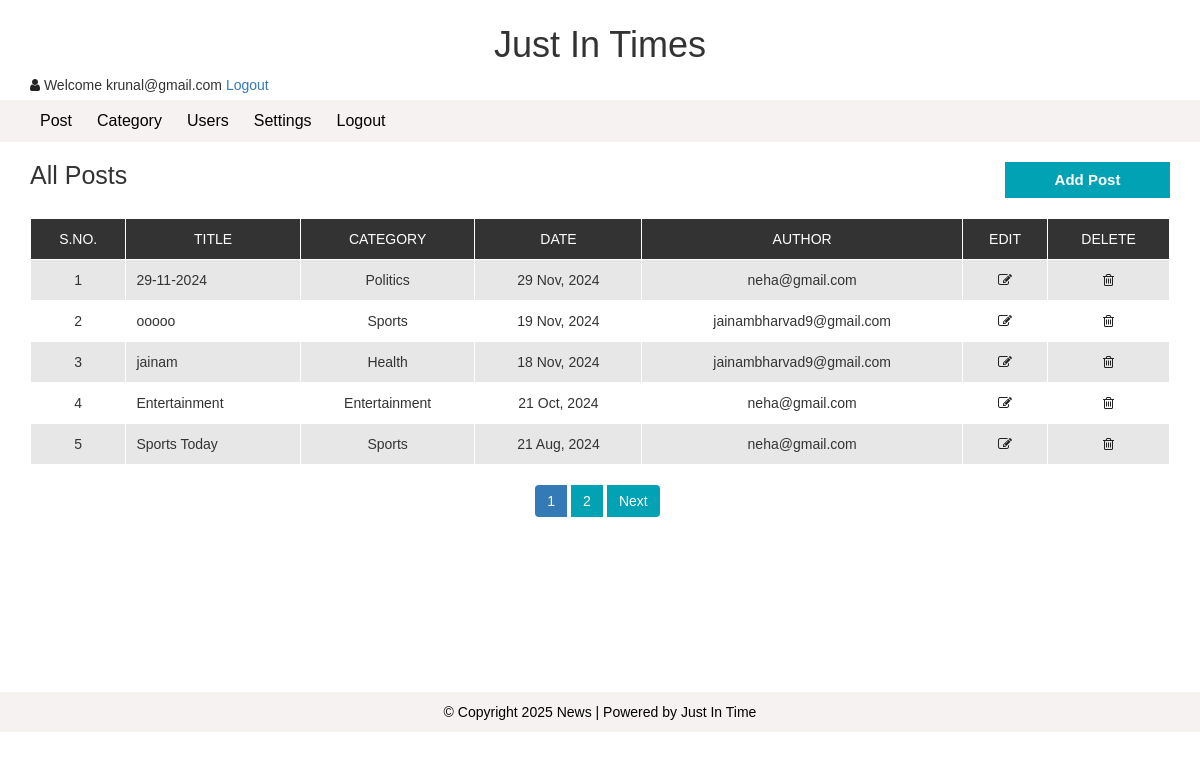
Screenshot of /admin/post.php (signed in) with the database file from the repository.
### tables this page shows
CREATE TABLE `post` (
  `post_id` int(11) NOT NULL,
  `title` varchar(100) NOT NULL,
  `description` text NOT NULL,
  `category` varchar(100) NOT NULL,
  `post_date` varchar(50) NOT NULL,
  `author` int(11) NOT NULL,
  `post_img` varchar(100) NOT NULL
);

CREATE TABLE `category` (
  `category_id` int(11) NOT NULL,
  `category_name` varchar(100) NOT NULL,
  `post` int(11) NOT NULL DEFAULT 0
);

CREATE TABLE `user` (
  `user_id` int(10) UNSIGNED NOT NULL,
  `first_name` varchar(30) NOT NULL,
  `last_name` varchar(30) NOT NULL,
  `username` varchar(30) DEFAULT NULL,
  `password` varchar(40) DEFAULT NULL,
  `role` int(11) NOT NULL,
  `resettoken` varchar(255) NOT NULL,
  `resettokenexpired` date DEFAULT NULL
);

### admin/post.php (the view, shortened to what this page needs)
<?php include "header.php"; ?>
  <div id="admin-content">
      <div class="container">
          <div class="row">
              <div class="col-md-10">
                  <h1 class="admin-heading">All Posts</h1>
              </div>
              <div class="col-md-2">
                  <a class="add-new" href="add-post.php">add post</a>
              </div>
              <div class="col-md-12">
                <?php
                  include "config.php";
                  $limit = 5;
                  if(isset($_GET['page'])){
                    $page = $_GET['page'];
                  }else{
                    $page = 1;
                  }
                  $offset = ($page - 1) * $limit;
                  if($_SESSION["user_role"] == '1'){
                    $sql = "SELECT post.post_id, post.title, post.description,post.post_date,
                    category.category_name,user.username,post.category FROM post
                    LEFT JOIN category ON post.category = category.category_id
                    LEFT JOIN user ON post.author = user.user_id
                    ORDER BY post.post_id DESC LIMIT {$offset},{$limit}";
                  }else if($_SESSION["user_role"] == '0'){
                    $sql = "SELECT post.post_id, post.title, post.description,post.post_date,
                    category.category_name,user.username,post.category FROM post
                    LEFT JOIN category ON post.category = category.category_id
                    LEFT JOIN user ON post.author = user.user_id
                    WHERE post.author = {$_SESSION['user_id']}
                    ORDER BY post.post_id DESC LIMIT {$offset},{$limit}";
                  }
                  $result = mysqli_query($conn, $sql) or die("Query Failed.");
                  if(mysqli_num_rows($result) > 0){
                ?>
                  <table class="content-table">
                      <thead>
                          <th>S.No.</th>
                          <th>Title</th>
                          <th>Category</th>
                          <th>Date</th>
                          <th>Author</th>
                          <th>Edit</th>
                          <th>Delete</th>
                      </thead>
                      <tbody>
                        <?php
                        $serial = $offset + 1;
                        while($row = mysqli_fetch_assoc($result)) {?>
                          <tr>
                              <td class='id'><?php echo $serial; ?></td>
                              <td><?php echo $row['title']; ?></td>
                              <td><?php echo $row['category_name']; ?></td>
                              <td><?php echo $row['post_date']; ?></td>
                              <td><?php echo $row['username']; ?></td>
                              <td class='edit'><a href='update-post.php?id=<?php echo $row['post_id']; ?>'><i class='fa fa-edit'></i></a></td>
                              <td class='delete'><a href='delete-post.php?id=<?php echo $row['post_id']; ?>&catid=<?php echo $row['category']; ?>'><i class='fa fa-trash-o'></i></a></td>
                          </tr>
                          <?php
                          $serial++;
                        } ?>
                      </tbody>
                  </table>
                  <?php
                }else {
                  echo "<h3>No Results Found.</h3>";
                }
                if($_SESSION["user_role"] == '1'){
                  $sql1 = "SELECT * FROM post";
                }elseif($_SESSION["user_role"] == '0'){
                  $sql1 = "SELECT * FROM post
                  WHERE author = {$_SESSION['user_id']}";
                }
                $result1 = mysqli_query($conn, $sql1) or die("Query Failed.");
                if(mysqli_num_rows($result1) > 0){
                  $total_records = mysqli_num_rows($result1);
                  $total_page = ceil($total_records / $limit);
                  echo '<ul class="pagination admin-pagination">';
                  for($i = 1; $i <= $total_page; $i++){
                    if($i == $page){
                      $active = "active";
                    }else{
                      $active = "";
                    }
                    echo '<li class="'.$active.'"><a href="post.php?page='.$i.'">'.$i.'</a></li>';
                  }
                  if($total_page > $page){
                    echo '<li><a href="post.php?page='.($page + 1).'">Next</a></li>';
                  }
                  echo '</ul>';
                }
                  ?>
              </div>
          </div>
      </div>
  </div>
<?php include "footer.php"; ?>

### css/style.css (style rules this page uses)
body { background: #ffffff; font-family: verdana, sans-serif,arial,Helvetica; }
a, a:hover, a:focus { text-decoration: none; outline: none; }
ul { margin:0; padding:0; list-style:none; }
#admin-content { padding: 20px 0; min-height: 550px; }
#admin-content .admin-heading { font-size: 25px; margin: 0 0 20px; }
#admin-content .add-new { color: #fff; background-color: #01a2b4; font-size: 15px; font-weight: 600; text-align: center; text-transform: capitalize; padding: 7px 10px; margin: 0 0 20px; display: block; transition: all 0.3s; }
#admin-content .content-table { border: 1px solid #000; width: 100%; margin: 0 0 20px; }
#admin-content .content-table thead { color: #fff; background-color: #333; }
#admin-content .content-table th { padding: 10px; border: 1px solid #fff; font-weight: 300; text-align: center; text-transform: uppercase; }
#admin-content .content-table tbody { color: #333; }
#admin-content .content-table tbody tr { background-color: #e7e7e7; }
#admin-content .content-table tbody tr:nth-child(even) { background-color: transparent; }
#admin-content .content-table tbody td { padding: 10px; border: 1px solid #fff; text-align: center; }
#admin-content .content-table tbody td:nth-child(2) { text-align: left; }
#admin-content .admin-pagination { margin-top: 0; }
#admin-content .admin-pagination li a { display: block; }
.id, .edit, .delete { text-align:center; }
.pagination { display: block; text-align: center; margin: 0; }
.pagination li { display:inline-block; margin: 0 5px 0 0; }
.pagination li a { border: none; background: #01a2b4; color: #fff; }
i.fa { color:#222; }

### rows the page displays
post: title "29-11-2024", category.category_name "Politics", post_date "29 Nov, 2024", user.username "neha@gmail.com"
post: title "ooooo", category.category_name "Sports", post_date "19 Nov, 2024", user.username "jainambharvad9@gmail.com"
post: title "jainam", category.category_name "Health", post_date "18 Nov, 2024", user.username "jainambharvad9@gmail.com"
post: title "Entertainment", category.category_name "Entertainment", post_date "21 Oct, 2024", user.username "neha@gmail.com"
post: title "Sports Today", category.category_name "Sports", post_date "21 Aug, 2024", user.username "neha@gmail.com"

### other values shown
$_SESSION["username"] "krunal@gmail.com"
